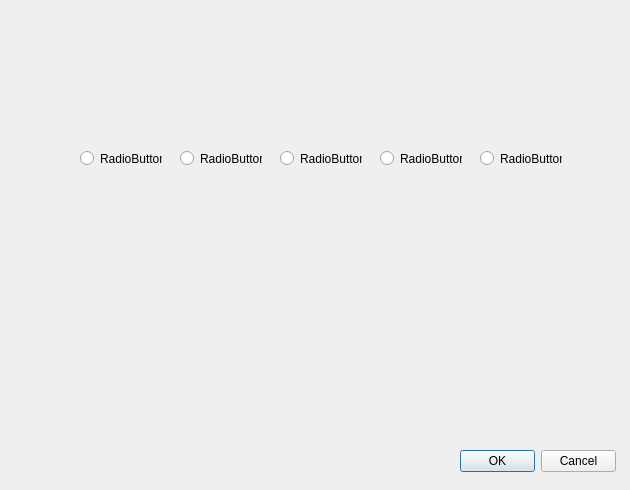
<?xml version="1.0" encoding="UTF-8"?>
<ui version="4.0">
 <class>PysalPlugin</class>
 <widget class="QDialog" name="PysalPlugin">
  <property name="geometry">
   <rect>
    <x>0</x>
    <y>0</y>
    <width>630</width>
    <height>490</height>
   </rect>
  </property>
  <property name="windowTitle">
   <string>PysalPlugin</string>
  </property>
  <widget class="QDialogButtonBox" name="buttonBox">
   <property name="geometry">
    <rect>
     <x>460</x>
     <y>450</y>
     <width>156</width>
     <height>23</height>
    </rect>
   </property>
   <property name="standardButtons">
    <set>QDialogButtonBox::Cancel|QDialogButtonBox::Ok</set>
   </property>
  </widget>
  <widget class="QRadioButton" name="radioButton">
   <property name="geometry">
    <rect>
     <x>80</x>
     <y>150</y>
     <width>82</width>
     <height>17</height>
    </rect>
   </property>
   <property name="text">
    <string>RadioButton</string>
   </property>
  </widget>
  <widget class="QRadioButton" name="radioButton_2">
   <property name="geometry">
    <rect>
     <x>180</x>
     <y>150</y>
     <width>82</width>
     <height>17</height>
    </rect>
   </property>
   <property name="text">
    <string>RadioButton</string>
   </property>
  </widget>
  <widget class="QRadioButton" name="radioButton_3">
   <property name="geometry">
    <rect>
     <x>280</x>
     <y>150</y>
     <width>82</width>
     <height>17</height>
    </rect>
   </property>
   <property name="text">
    <string>RadioButton</string>
   </property>
  </widget>
  <widget class="QRadioButton" name="radioButton_4">
   <property name="geometry">
    <rect>
     <x>380</x>
     <y>150</y>
     <width>82</width>
     <height>17</height>
    </rect>
   </property>
   <property name="text">
    <string>RadioButton</string>
   </property>
  </widget>
  <widget class="QRadioButton" name="radioButton_5">
   <property name="geometry">
    <rect>
     <x>480</x>
     <y>150</y>
     <width>82</width>
     <height>17</height>
    </rect>
   </property>
   <property name="text">
    <string>RadioButton</string>
   </property>
  </widget>
 </widget>
 <resources/>
 <connections/>
</ui>
